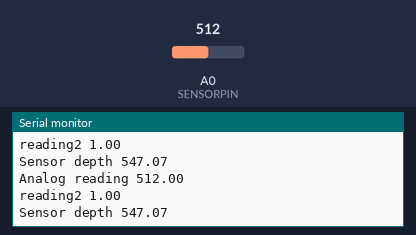
A sketch run on a simulated Arduino Uno, built with avr-gcc and run on an emulated ATmega328P. Shown: the last lines printed to the serial monitor. The test bench sets the inputs (shaded band); at power-on: A0 (SENSORPIN) = 512.

Above: at 1.8 s.
1.9 s: A0 (SENSORPIN) set to 0
At 2.4 s:
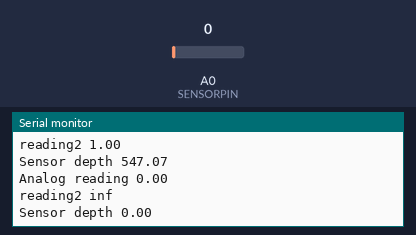
4.5 s: A0 (SENSORPIN) set to 1023
At 5.8 s:
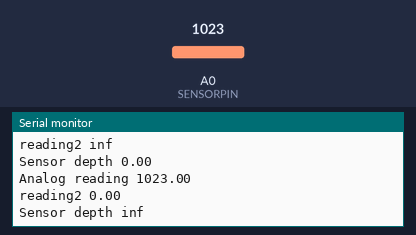
Timing chart, 0 to 7.5 s (numbered marks = the images above; inputs shaded):
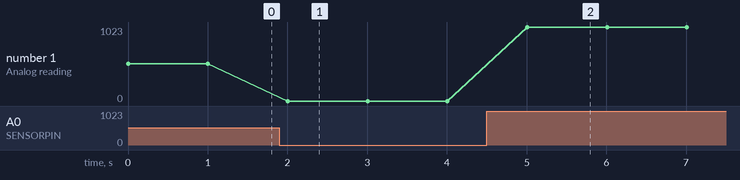

The sketch:

depthsensor.ino
```cpp
// the actual value of the 'other' resistor
#define SERIESRESISTOR 546

// What pin to connect the sensor to
#define SENSORPIN A0

void setup(void) {
  Serial.begin(9600);
}

void loop(void) {


 float reading1 = analogRead(SENSORPIN);

  Serial.print("Analog reading ");
  Serial.println(reading1);

  // convert the value to resistance
  float reading2 = (1023 / reading1)-1  ;
  Serial.print("reading2 ");
  Serial.println(reading2);
  // convert value to inches using formula: y = 2430 - (569/3)x
  float reading3 = (SERIESRESISTOR / reading2);
  Serial.print("Sensor depth ");
  Serial.println(reading3);


  delay(1000);
}
```

Measured:
- after the input at 1.9 s, the serial monitor: prints a new line after 0.10 s (image 1)
- after the input at 4.5 s, the serial monitor: prints a new line after 0.51 s (image 2)
- plotted number 1: 512 → 0 after the input at 1.9 s, 0 → 1023 after the input at 4.5 s
